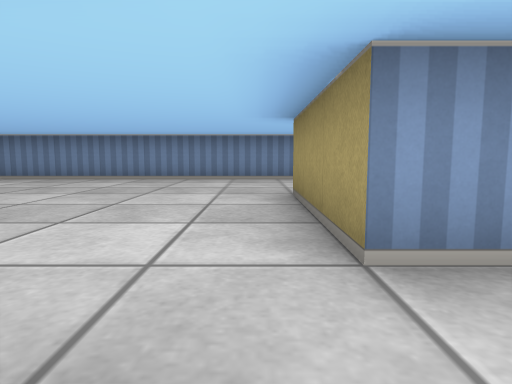
view 1 (above)

24 first-person views from a walk through a cub3D maze. The camera is about half as high as the walls, tilts 6° down and sees 75° across. The floor is counted in squares. Each view is taken from the middle of a square. On the plan, view 1 faces up. The plan holds only what a view shows up to about 9 squares ahead; the rest is blank.

view 2
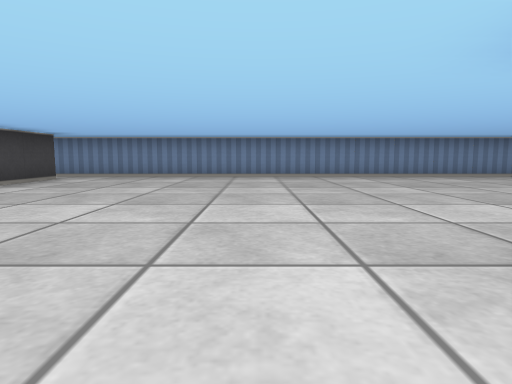

view 3
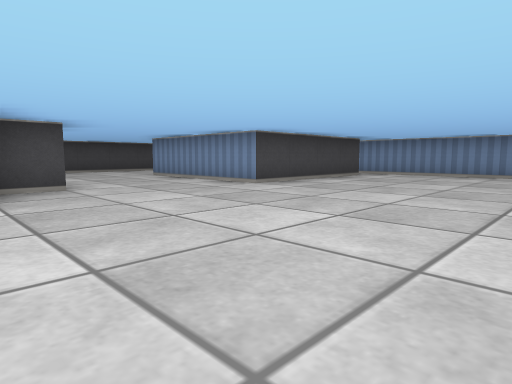

view 4
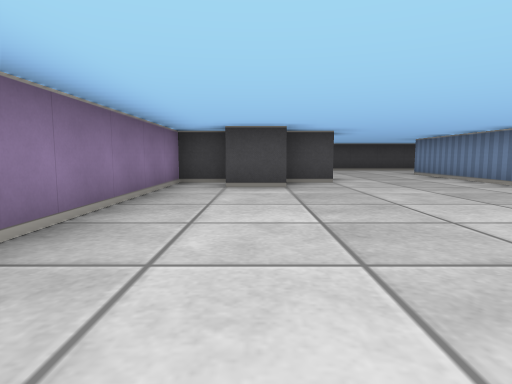

view 5
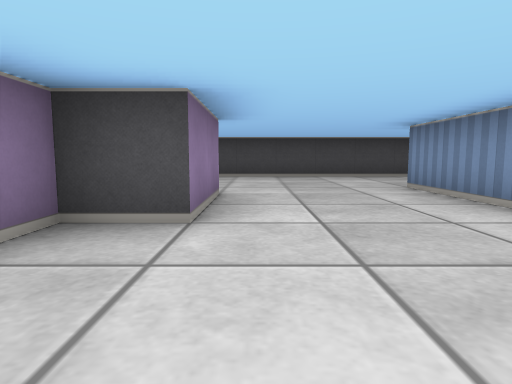

view 6
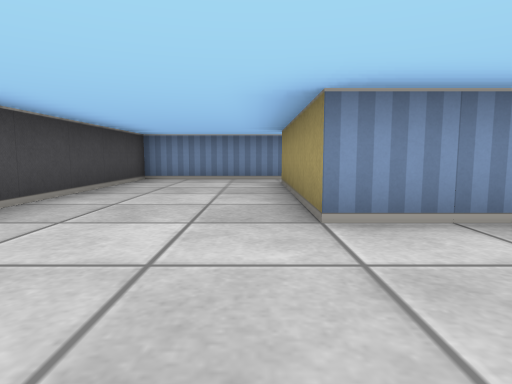

view 7
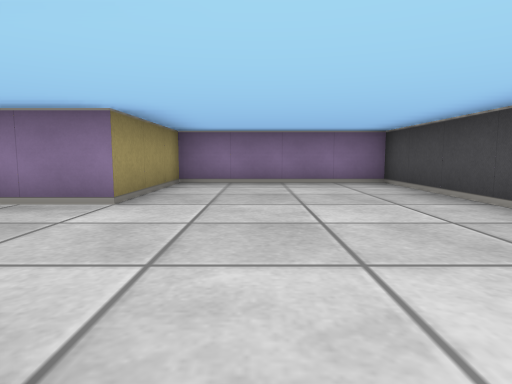

view 8
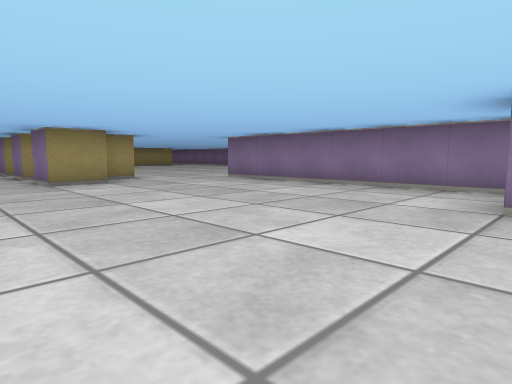

view 9
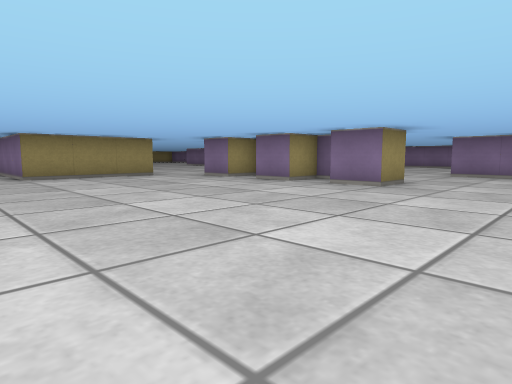

view 10
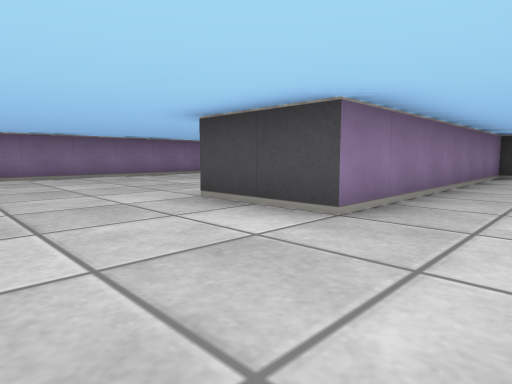

view 11
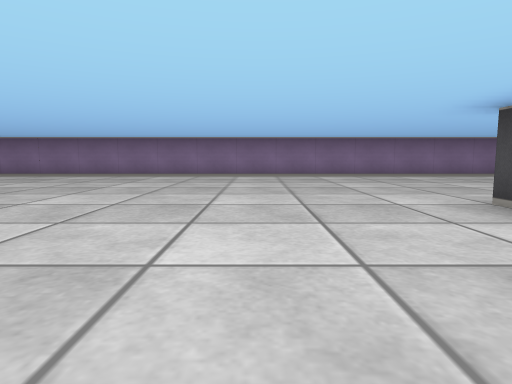

view 12
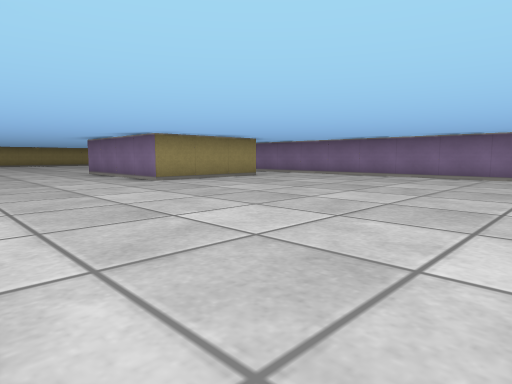

view 13
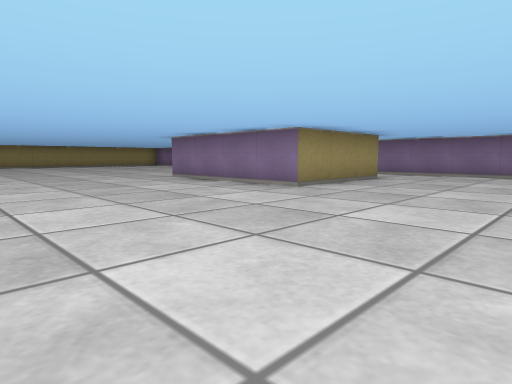

view 14
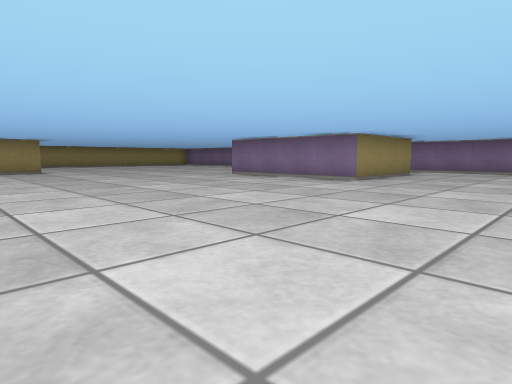

view 15
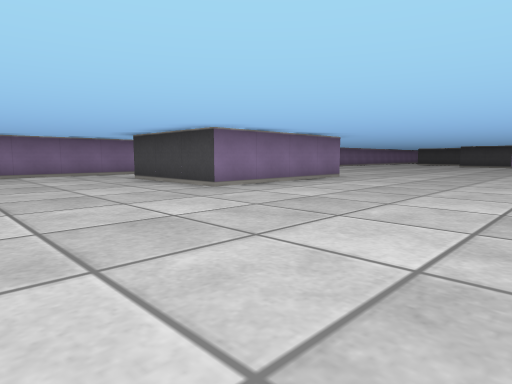

view 16
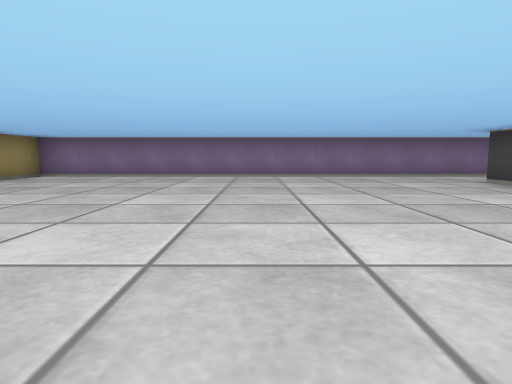

view 17
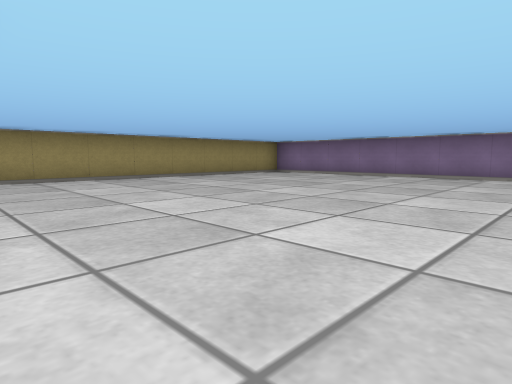

view 18
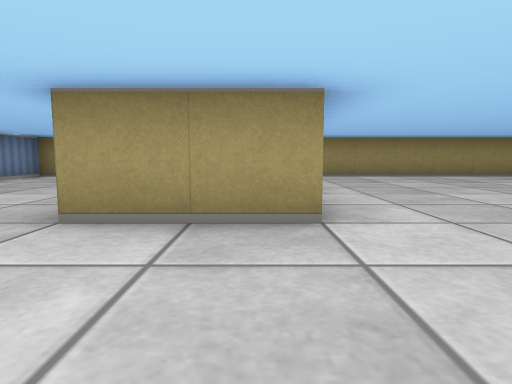

view 19
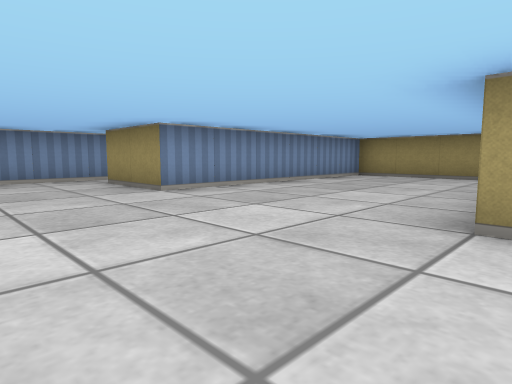

view 20
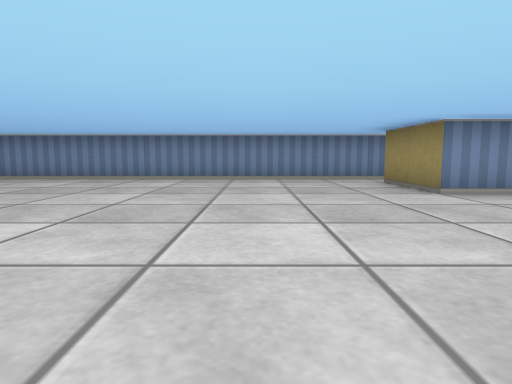

view 21
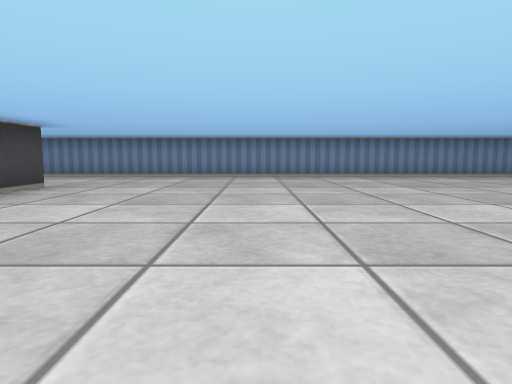

view 22
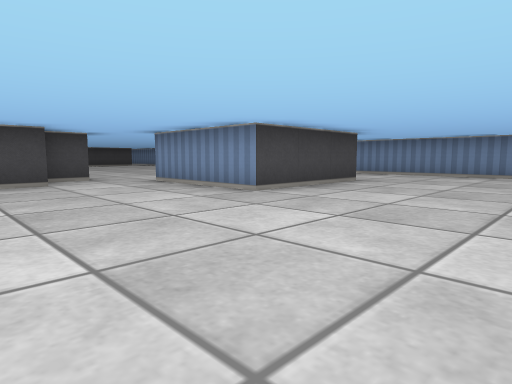

view 23
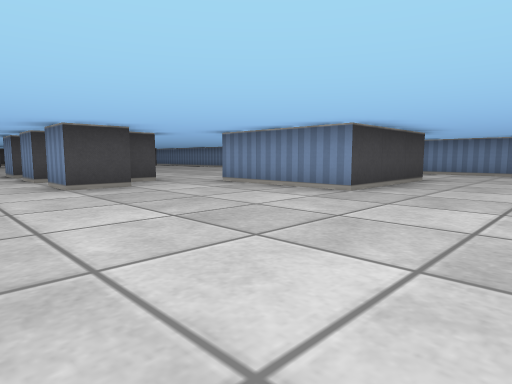

view 24
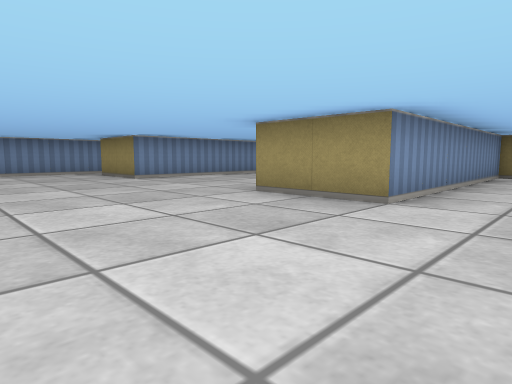

### Floor plan
Ten units are one square. View 1 is at (0, 0); x grows to the right and y downward. Boxes are objects, and circles mark ways between rooms. Rooms are numbered by the first view taken in them; rooms with no view inside come last. Other rooms are left out.
<svg viewBox="-190 -80 390 190">
<path fill="none" stroke="#000" d="M-55 6 -55 -5 -45 -5M-115 -65 -115 -25 -155 -25 -155 -65M-45 15 -45 9M-35 5 -35 -5 -25 -5M-125 25 -125 35 -55 35M-15 4 -15 -5 -5 -5 -5 4M-154 -75 -185 -75 -185 35 -145 35 -145 5 -125 5 -125 15 -115 15 -115 25M15 -15 5 -15 5 -45 32 -45M46 -75 -121 -75M55 85 55 55 95 55 95 85M5 4 5 15 -5 15M80 105 195 105 195 91M35 -46 35 -15 15 -15M-15 15 -25 15M-35 15 -45 15M-55 35 -55 55M140 -75 46 -75M195 76 195 15 135 15 135 -5M195 -16 195 -45 135 -45 135 -65M-91 105 54 105"/>
<circle cx="-55" cy="25" r="3" fill="#2a7"/>
<circle cx="37" cy="-60" r="3" fill="#2a7"/>
<circle cx="5" cy="-5" r="3" fill="#2a7"/>
<text x="-80" y="-30">1</text>
<text x="70" y="30">2</text>
</svg>
Room 1 opens to room 2.

Where each view was taken, in squares from view 1:
view 1: 0 up, 0 right, facing up
view 2: 1 down, 7 left, facing up
view 3: 2 down, 7 left, facing up-left
view 4: 2 down, 6 left, facing left
view 5: 0 up, 10 left, facing left
view 6: 0 up, 16 left, facing up
view 7: 3 up, 16 left, facing down
view 8: 2 up, 12 left, facing down-right
view 9: 6 up, 8 left, facing down-right
view 10: 2 down, 3 left, facing down-left
view 11: 2 down, 3 left, facing down
view 12: 2 down, 1 left, facing down-right
view 13: 1 down, 2 right, facing down-right
view 14: 1 up, 2 right, facing down-right
view 15: 1 down, 13 right, facing down-left
view 16: 2 down, 14 right, facing down
view 17: 2 down, 12 right, facing down-right
view 18: 1 down, 11 right, facing right
view 19: 0 up, 11 right, facing up-right
view 20: 0 up, 11 right, facing up
view 21: 1 down, 7 right, facing up
view 22: 2 down, 7 right, facing up-left
view 23: 3 down, 6 right, facing up-left
view 24: 3 down, 10 right, facing up-right
